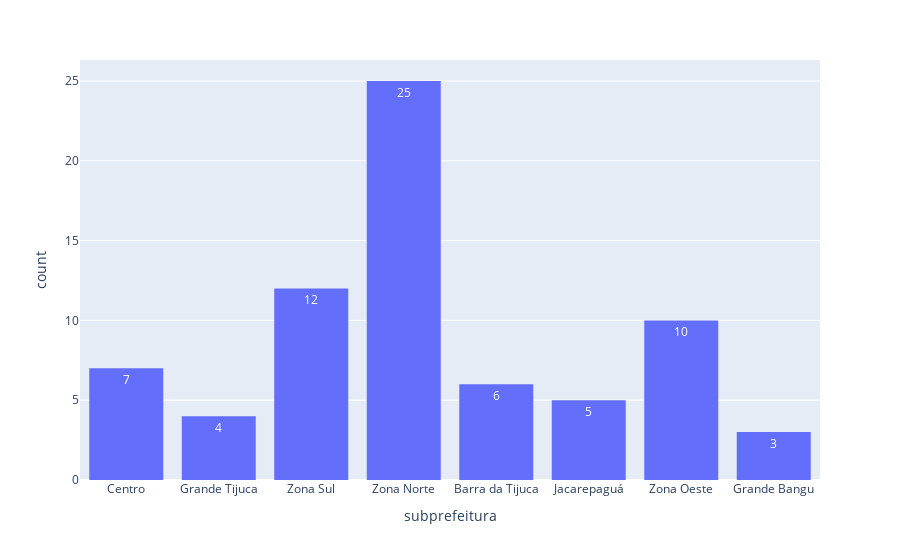

The notebook cell saved with this chart:
### Code cell
fig = px.histogram(df, x="subprefeitura", barmode='group', text_auto= True)
fig.update_layout(bargap=0.2)
fig.show()

### Figure 1 — Plotly figure (JSON) as saved in the notebook; plotly's stock layout.template omitted (floating-point values rounded to 4 significant figures)
{"data": [{"alignmentgroup": "True", "bingroup": "x", "hovertemplate": "subprefeitura=%{x}<br>count=%{y}<extra></extra>", "legendgroup": "", "marker": {"color": "#636efa", "pattern": {"shape": ""}}, "name": "", "offsetgroup": "", "orientation": "v", "showlegend": false, "texttemplate": "%{value}", "type": "histogram", "x": ["Centro", "Centro", "Centro", "Centro", "Centro", "Centro", "Centro", "Grande Tijuca", "Grande Tijuca", "Zona Sul", "Zona Sul", "Zona Sul", "Zona Sul", "Zona Sul", "Zona Sul", "Zona Sul", "Zona Sul", "Zona Sul", "Zona Sul", "Zona Sul", "Zona Sul", "Grande Tijuca", "Grande Tijuca", "Zona Norte", "Zona Norte", "Zona Norte", "Zona Norte", "Zona Norte", "Zona Norte", "Zona Norte", "Zona Norte", "Zona Norte", "Zona Norte", "Zona Norte", "Zona Norte", "Zona Norte", "Zona Norte", "Zona Norte", "Zona Norte", "Zona Norte", "Zona Norte", "Zona Norte", "Zona Norte", "Zona Norte", "Zona Norte", "Zona Norte", "Zona Norte", "Zona Norte", "Barra da Tijuca", "Barra da Tijuca", "Barra da Tijuca", "Jacarepaguá", "Jacarepaguá", "Jacarepaguá", "Jacarepaguá", "Barra da Tijuca", "Barra da Tijuca", "Barra da Tijuca", "Jacarepaguá", "Zona Oeste", "Zona Oeste", "Zona Oeste", "Grande Bangu", "Zona Oeste", "Grande Bangu", "Zona Oeste", "Grande Bangu", "Zona Oeste", "Zona Oeste", "Zona Oeste", "Zona Oeste", "Zona Oeste"], "xaxis": "x", "yaxis": "y"}], "layout": {"bargap": 0.2, "barmode": "group", "legend": {"tracegroupgap": 0}, "margin": {"t": 60}, "xaxis": {"anchor": "y", "domain": [0, 1], "title": {"text": "subprefeitura"}}, "yaxis": {"anchor": "x", "domain": [0, 1], "title": {"text": "count"}}}}
